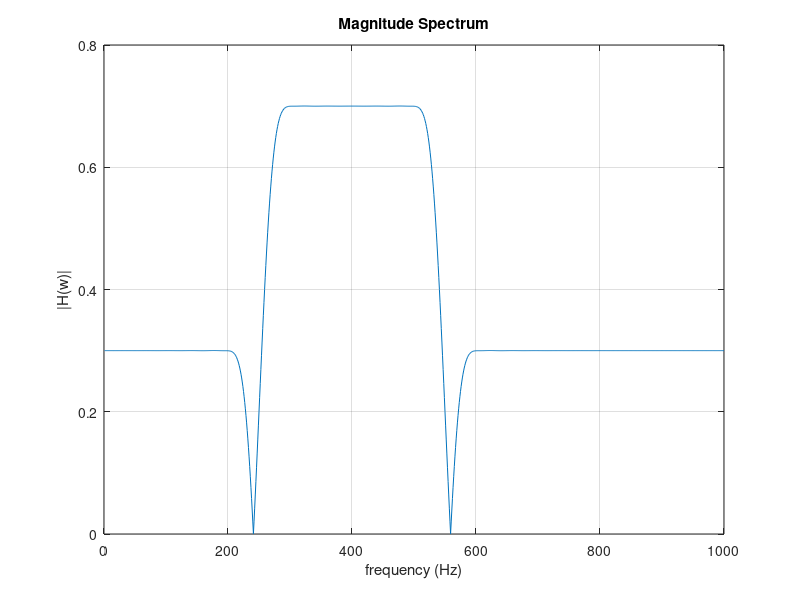
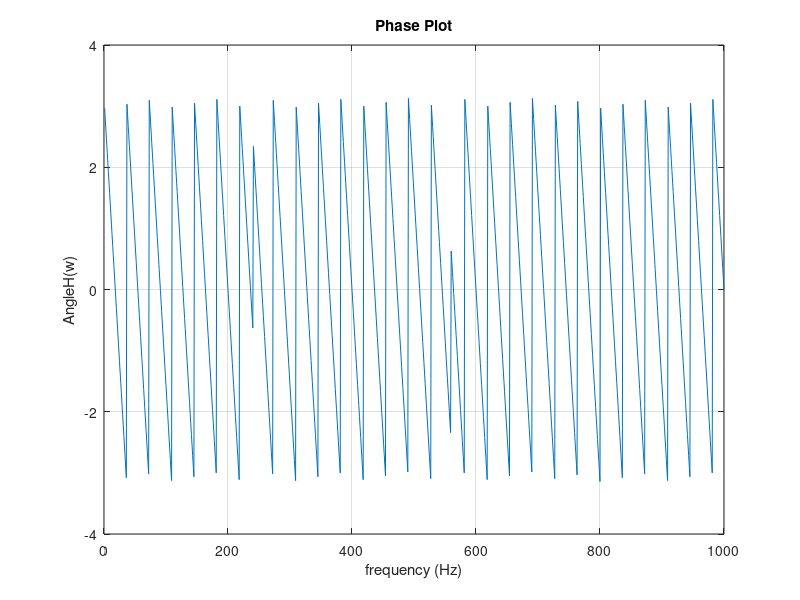

Recreate these plots in MATLAB, in order.
clear;
close all;
clc;
% Task 2 specifications
fs=2000;
fh=550;
fl=250;
trans = 100;
L=round(5.5*(fs/trans));
ts=1/fs;
n=-1*L/2:L/2;
bandpass = zeros(1,size(n,2)); hn = zeros(1,size(n,2));fileID = fopen('task2.txt','w');
for i = 1:size(n,2)
    if (n(i) ~= 0)
        bandpass(i) = sinc(2*fh*ts.*n(i))*2*fh*ts-sinc(2*fl*ts.*n(i))*2*fl*ts;% Band Pass filter for given frequency ranges
        blackman_win(i) = 0.42+0.5*cos(2*pi.*n(i)/L)+0.08*cos(4*pi.*n(i)/L);% BlackMann Window
        hn(i) = bandpass(i) * blackman_win(i);% Signal Extraction filter
        fprintf(fileID,'The coefficent of h(%d) = %f \n',(i-1),hn(i));
    end
end
fclose(fileID);
% Plot for the spectrum of the bandpass filter
for i=1:1000
    w(i)=pi*fs*i/1000; % Convoling into time doamin to frequency
    z=exp(1i*w(i)*ts);% Converting in Z transformation
    hf(i)=z^(-1*L/2)*sum(hn.*z.^(-n)); % Shift signal for convolution
end
figure;
plot(w/(2*pi),abs(hf));
xlabel('frequency (Hz)');
ylabel('|H(w)|');
title('Magnitude Spectrum');
grid on;
figure;

plot(w/(2*pi),angle(hf));
xlabel('frequency (Hz)');
ylabel('AngleH(w)');
title('Phase Plot');
grid on;